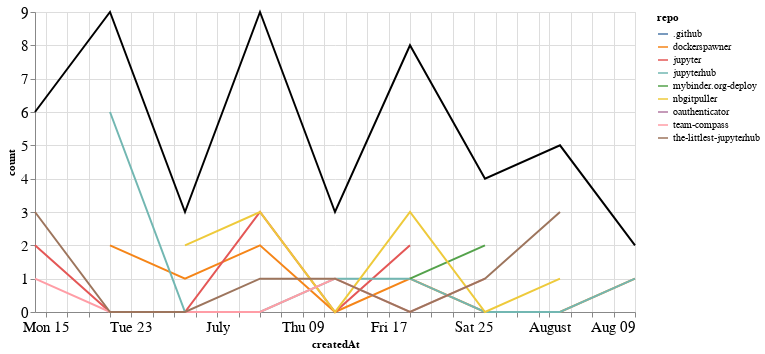

Notebook source saved alongside this figure:
### Markdown cell above
## Comments

### Code cell
comments_time = comments.groupby('repo').resample('W', on='createdAt').count()['author'].reset_index()
comments_time = comments_time.rename(columns={'author': 'count'})
comments_time_total = comments_time.groupby('createdAt').agg({"count": "sum"}).reset_index()
ch1 = alt.Chart(comments_time, width=600).mark_line().encode(
    x='createdAt',
    y='count',
    color='repo',
    tooltip="repo"
)

ch2 = alt.Chart(comments_time_total, width=600).mark_line(color="black").encode(
    x='createdAt',
    y='count',
)

ch1 + ch2

### Figure 1 — Vega-Lite specification as saved in the notebook (floating-point values rounded to 4 significant figures)
{"config": {"axisLeft": {"labelFontSize": 15}, "axisBottom": {"labelFontSize": 15}}, "layer": [{"data": {"name": "data-87c78849b04d54fa50a82de76531c91c"}, "mark": "line", "encoding": {"color": {"type": "nominal", "field": "repo"}, "tooltip": {"type": "nominal", "field": "repo"}, "x": {"type": "temporal", "field": "createdAt"}, "y": {"type": "quantitative", "field": "count"}}, "width": 600}, {"data": {"name": "data-ef8e2dbe7ec0e2f956e0e5d1a91e988a"}, "mark": {"type": "line", "color": "black"}, "encoding": {"x": {"type": "temporal", "field": "createdAt"}, "y": {"type": "quantitative", "field": "count"}}, "width": 600}], "$schema": "https://vega.github.io/schema/vega-lite/v4.8.1.json", "datasets": {"data-87c78849b04d54fa50a82de76531c91c": [{"repo": ".github", "createdAt": "2020-06-21T00:00:00", "count": 1}, {"repo": "dockerspawner", "createdAt": "2020-06-21T00:00:00", "count": 2}, {"repo": "dockerspawner", "createdAt": "2020-06-28T00:00:00", "count": 1}, {"repo": "dockerspawner", "createdAt": "2020-07-05T00:00:00", "count": 2}, {"repo": "dockerspawner", "createdAt": "2020-07-12T00:00:00", "count": 0}, {"repo": "dockerspawner", "createdAt": "2020-07-19T00:00:00", "count": 1}, {"repo": "dockerspawner", "createdAt": "2020-07-26T00:00:00", "count": 0}, {"repo": "dockerspawner", "createdAt": "2020-08-02T00:00:00", "count": 0}, {"repo": "dockerspawner", "createdAt": "2020-08-09T00:00:00", "count": 1}, {"repo": "jupyter", "createdAt": "2020-06-14T00:00:00", "count": 2}, {"repo": "jupyter", "createdAt": "2020-06-21T00:00:00", "count": 0}, {"repo": "jupyter", "createdAt": "2020-06-28T00:00:00", "count": 0}, {"repo": "jupyter", "createdAt": "2020-07-05T00:00:00", "count": 3}, {"repo": "jupyter", "createdAt": "2020-07-12T00:00:00", "count": 0}, {"repo": "jupyter", "createdAt": "2020-07-19T00:00:00", "count": 2}, {"repo": "jupyterhub", "createdAt": "2020-06-21T00:00:00", "count": 6}, {"repo": "jupyterhub", "createdAt": "2020-06-28T00:00:00", "count": 0}, {"repo": "jupyterhub", "createdAt": "2020-07-05T00:00:00", "count": 0}, {"repo": "jupyterhub", "createdAt": "2020-07-12T00:00:00", "count": 1}, {"repo": "jupyterhub", "createdAt": "2020-07-19T00:00:00", "count": 1}, {"repo": "jupyterhub", "createdAt": "2020-07-26T00:00:00", "count": 0}, {"repo": "jupyterhub", "createdAt": "2020-08-02T00:00:00", "count": 0}, {"repo": "jupyterhub", "createdAt": "2020-08-09T00:00:00", "count": 1}, {"repo": "mybinder.org-deploy", "createdAt": "2020-07-19T00:00:00", "count": 1}, {"repo": "mybinder.org-deploy", "createdAt": "2020-07-26T00:00:00", "count": 2}, {"repo": "nbgitpuller", "createdAt": "2020-06-28T00:00:00", "count": 2}, {"repo": "nbgitpuller", "createdAt": "2020-07-05T00:00:00", "count": 3}, {"repo": "nbgitpuller", "createdAt": "2020-07-12T00:00:00", "count": 0}, {"repo": "nbgitpuller", "createdAt": "2020-07-19T00:00:00", "count": 3}, {"repo": "nbgitpuller", "createdAt": "2020-07-26T00:00:00", "count": 0}, {"repo": "nbgitpuller", "createdAt": "2020-08-02T00:00:00", "count": 1}, {"repo": "oauthenticator", "createdAt": "2020-08-02T00:00:00", "count": 1}, {"repo": "team-compass", "createdAt": "2020-06-14T00:00:00", "count": 1}, {"repo": "team-compass", "createdAt": "2020-06-21T00:00:00", "count": 0}, {"repo": "team-compass", "createdAt": "2020-06-28T00:00:00", "count": 0}, {"repo": "team-compass", "createdAt": "2020-07-05T00:00:00", "count": 0}, {"repo": "team-compass", "createdAt": "2020-07-12T00:00:00", "count": 1}, {"repo": "team-compass", "createdAt": "2020-07-19T00:00:00", "count": 0}, {"repo": "team-compass", "createdAt": "2020-07-26T00:00:00", "count": 1}, {"repo": "the-littlest-jupyterhub", "createdAt": "2020-06-14T00:00:00", "count": 3}, {"repo": "the-littlest-jupyterhub", "createdAt": "2020-06-21T00:00:00", "count": 0}, {"repo": "the-littlest-jupyterhub", "createdAt": "2020-06-28T00:00:00", "count": 0}, {"repo": "the-littlest-jupyterhub", "createdAt": "2020-07-05T00:00:00", "count": 1}, {"repo": "the-littlest-jupyterhub", "createdAt": "2020-07-12T00:00:00", "count": 1}, {"repo": "the-littlest-jupyterhub", "createdAt": "2020-07-19T00:00:00", "count": 0}, {"repo": "the-littlest-jupyterhub", "createdAt": "2020-07-26T00:00:00", "count": 1}, {"repo": "the-littlest-jupyterhub", "createdAt": "2020-08-02T00:00:00", "count": 3}], "data-ef8e2dbe7ec0e2f956e0e5d1a91e988a": [{"createdAt": "2020-06-14T00:00:00", "count": 6}, {"createdAt": "2020-06-21T00:00:00", "count": 9}, {"createdAt": "2020-06-28T00:00:00", "count": 3}, {"createdAt": "2020-07-05T00:00:00", "count": 9}, {"createdAt": "2020-07-12T00:00:00", "count": 3}, {"createdAt": "2020-07-19T00:00:00", "count": 8}, {"createdAt": "2020-07-26T00:00:00", "count": 4}, {"createdAt": "2020-08-02T00:00:00", "count": 5}, {"createdAt": "2020-08-09T00:00:00", "count": 2}]}}
